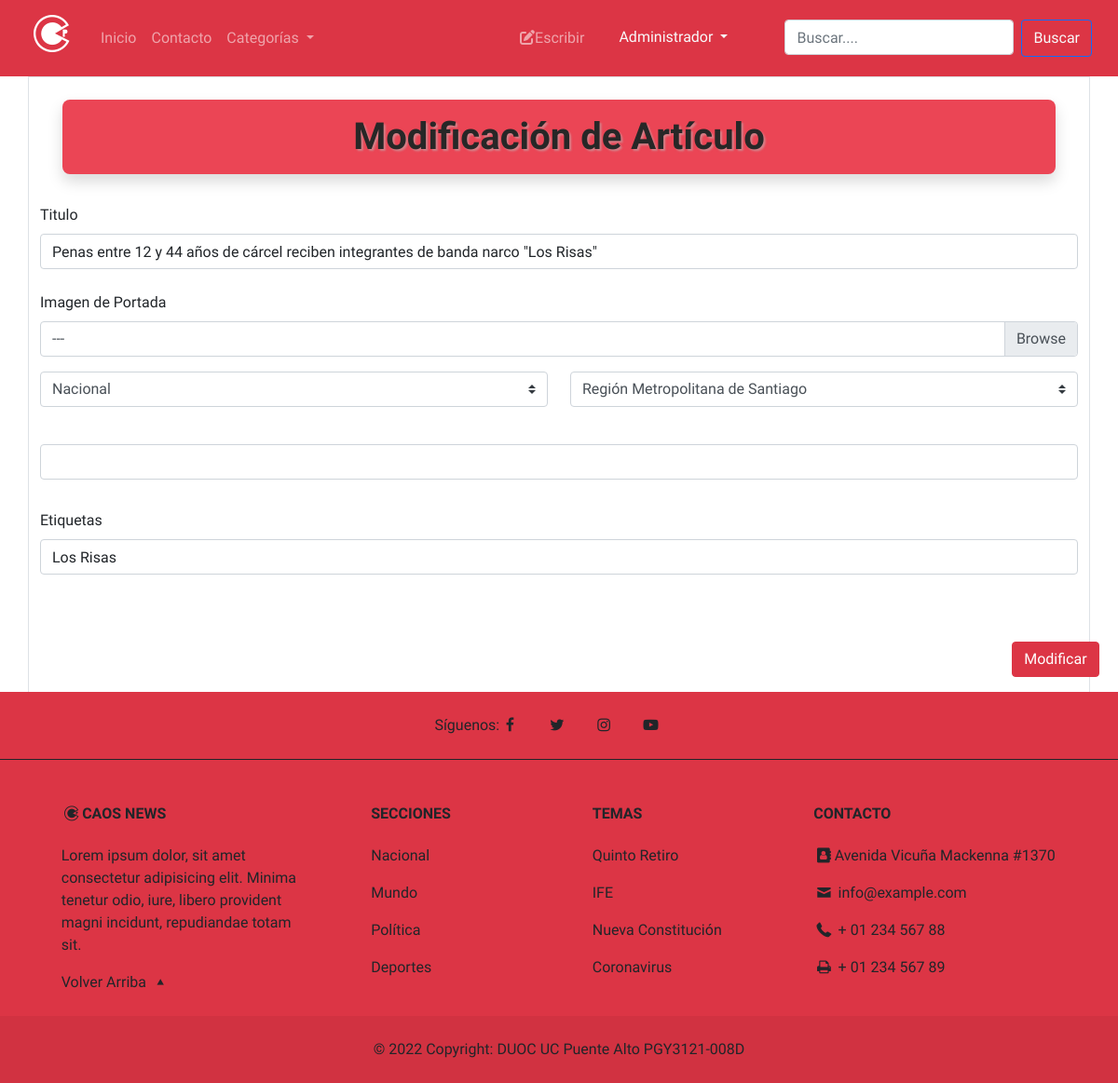
Screenshot of /modificar-noticia/9/ (signed in) with the database file from the repository.
### webcaosnews/models.py (models this page shows, shortened)
class Noticias(models.Model):
    id_noticia = models.AutoField(primary_key=True),
    usuario = models.CharField(max_length=60,default='--')
    autor = models.CharField(max_length=80,default='--')
    titulo = models.CharField(max_length=100)
    portada = models.ImageField(upload_to='fotos/%Y/%m/%d/',null=False,default='fotos/defecto.png')
    categoria = models.ForeignKey(Categoria,on_delete=models.CASCADE)
    ubicacion = models.ForeignKey(Regiones,on_delete=models.CASCADE)
    contenido = tinymce_models.HTMLField(null=False)
    etiquetas = models.CharField(max_length=150)
    fecha = models.DateField(("Fecha"), default=datetime.date.today)
    aprobada = models.BooleanField(default=False)
    comentario = models.TextField(default='--')

### webcaosnews/views.py (the view, shortened to what this page needs)
# urls.py: path('modificar-noticia/<id>/',modificarNoticia,name='modNot'),
@login_required(login_url='/login/')
def modificarNoticia(request, id):
    Noticia = get_object_or_404(Noticias, id = id)
    data = {
        'form' : EscribirForm(instance=Noticia),
    }
    return render(request, "panel/modificarNoticia.html",data)

### webcaosnews/models.py (called while the page is built)
    def __str__(self):
        return self.nombre

    def __str__(self):
        return self.nombre_region

### webcaosnews/templates/panel/modificarNoticia.html (shortened to what this page needs)
{% extends "base.html" %}
{% load static %}
{% block css %}
<link rel="stylesheet" href="{% static 'css/escribir.css' %}">
<link rel="stylesheet" href="https://stackpath.bootstrapcdn.com/bootstrap/4.4.1/css/bootstrap.min.css"
>
{% endblock css%}
{% block contenido %}
{% load crispy_forms_tags %}
<div class="container border border-bottom-0">
    <div class="top p-4">
        <h1 class="text-center titulo-web shadow">Modificación de Artículo</h1>
    </div>
    <form action="" name="formulario" id="formulario" method="post" enctype="multipart/form-data"
        class="needs-validation" novalidate>
        <div class="row justify-content-end" style="margin-bottom: 40px;">
            <div class="form-group">
                <div class="mb-1">
                    {{ form.titulo | as_crispy_field }}
                </div>
                <div class="mb-3 my-4">
                    {{ form.portada | as_crispy_field}}
                </div>
                <div class="row">
                    <div class="col-lg-6 col-md-12">
                        {{ form.categoria | as_crispy_field}}
                    </div>
                    <div class="col-lg-6 col-md-12">
                        {{ form.ubicacion | as_crispy_field}}
                    </div>
                </div>
                <div class="my-4">
                    {{ form.contenido | as_crispy_field}}
                </div>
                <div class="mb-3 pt-2">
                    {{ form.etiquetas | as_crispy_field}}
                </div>
            </div>
        </div>
        <div class="row justify-content-end">
            <div class="col-sm-6 col-md-5 col-lg-1 pb-3">
                <button  id="submit" class="btn btn-danger">Modificar</button>
            </div>
        </div>
    </form>
</div>
{% endblock contenido %}

### webcaosnews/templates/base.html (shortened to what this page needs)
{% load static %}
<!DOCTYPE html>
<html lang="es">
<head>
  {% block css %}
  {% endblock css %}
  <link href="https://cdn.jsdelivr.net/npm/bootstrap@5.1.3/dist/css/bootstrap.min.css" rel="stylesheet"
>
  <link rel="stylesheet" href="{% static 'css/fontello.css' %}">
</head>
<body class="d-flex flex-column min-vh-100">
  <nav class="navbar navbar-expand-lg navbar-dark bg-danger sticky-top">
    <div class="container-fluid">
      <a class="navbar-brand" href="{% url 'indx' %}">
        <h1 class="icon-codiepie"></h1>
      </a>
      <div class="collapse navbar-collapse" id="navbarNavDropdown">
        <ul class="navbar-nav">
          <li class="nav-item">
            <a class="nav-link" aria-current="page" href="{% url 'indx' %}">Inicio</a>
          </li>
          <li class="nav-item">
            <a class="nav-link" href="{% url 'cont' %}">Contacto</a>
          </li>
          <li class="nav-item dropdown">
            <a class="nav-link dropdown-toggle" href="#" id="navbarDropdownMenuLink" role="button"
              data-bs-toggle="dropdown" aria-expanded="false">
              Categorías
            </a>
          </li>
        </ul>
      </div>
      <div class="collapse navbar-collapse justify-content-end" id="navbarNavDropdown">
        <ul class="navbar-nav">
          {% if user.is_authenticated %}
          <li class="nav-item me-3">
            <a class="nav-link" id="escribir" href="{% url 'escr' %}"><i
                class="fa-solid fa-pen-to-square"></i>Escribir</a>
          </li>
          <div class="dropdown me-5">
              <button type="button" class="text-light btn btn-outline-danger dropdown-toggle" role="button" data-bs-toggle="dropdown"
                aria-expanded="false">
                {{user.first_name}}
              </button>
          </div>
          {% else %}
          <li class="nav-item">
            <a class="nav-link" id="iniciarSesion" href="{% url 'login' %}"><i class="icon-user"></i> Iniciar Sesión</a>
          </li>
          {% endif %}
          <form class="d-flex ">
            <input class="form-control me-2" type="search" placeholder="Buscar...." aria-label="Search">
            <button class="btn btn-outline-primary text-light" type="submit">Buscar</button>
          </form>
        </ul>
      </div>
  </nav>
  {% block contenido %}
  {% endblock contenido %}
  <footer class="text-center text-lg-start text-dark bg-danger mt-auto">
    <section class="d-flex justify-content-center justify-content-end p-4 border-bottom border-dark">
      <div class="me- d-none d-lg-block">
        <span>Síguenos:</span>
      </div>
      <div class="iconos">
        <a href="" class="me-4 text-reset icon-facebook">
        </a>
        <a href="" class="me-4 text-reset icon-twitter">
        </a>
        <a href="" class="me-4 text-reset icon-instagram">
        </a>
        <a href="" class="me-4 text-reset icon-youtube-play">
        </a>
      </div>
    </section>
    <section class="">
      <div class="container text-center text-md-start mt-5">
        <div class="row mt-3">
          <div class="col-md-3 col-lg-4 col-xl-3 mx-auto mb-4">
            <h6 class="text-uppercase fw-bold mb-4">
              <i class="icon-codiepie"></i>Caos News
            </h6>
            <p>
              Lorem ipsum dolor, sit amet consectetur adipisicing elit. Minima tenetur odio, iure, libero provident
              magni incidunt, repudiandae totam sit.
            </p>
            <a href="#top" class="text-reset fs-6 fw-light">Volver Arriba <i class="icon-up-dir"></i></a>
          </div>
          <div class="col-md-2 col-lg-2 col-xl-2 mx-auto mb-4">
            <h6 class="text-uppercase fw-bold mb-4">
              Secciones
            </h6>
            <p>
              <a href="{% url 'nac' %}" class="text-reset">Nacional</a>
            </p>
            <p>
              <a href="{% url 'mun' %}" class="text-reset">Mundo</a>
            </p>
            <p>
              <a href="{% url 'pol' %}" class="text-reset">Política</a>
            </p>
            <p>
              <a href="{% url 'dep' %}" class="text-reset">Deportes</a>
            </p>
          </div>
          <div class="col-md-3 col-lg-2 col-xl-2 mx-auto mb-4">
            <h6 class="text-uppercase fw-bold mb-4">
              Temas
            </h6>
            <p>
              <a href="#!" class="text-reset">Quinto Retiro</a>
            </p>
            <p>
              <a href="#!" class="text-reset">IFE</a>
            </p>
            <p>
              <a href="#!" class="text-reset">Nueva Constitución</a>
            </p>
            <p>
              <a href="#!" class="text-reset">Coronavirus</a>
            </p>
          </div>
          <div class="col-md-4 col-lg-3 col-xl-3 mx-auto mb-md-0 mb-4">
            <h6 class="text-uppercase fw-bold mb-4">
              Contacto
            </h6>
            <p><i class="icon-address-book"></i>Avenida Vicuña Mackenna #1370</p>
            <p>
              <i class="icon-mail"></i>
              info@example.com
            </p>
            <p><i class="icon-phone"></i> + 01 234 567 88</p>
            <p><i class="icon-print"></i> + 01 234 567 89</p>
          </div>
        </div>
      </div>
    </section>
    <div class="text-center p-4" style="background-color: rgba(0, 0, 0, 0.05);">
      &copy 2022 Copyright: DUOC UC Puente Alto PGY3121-008D
    </div>
  </footer>
</body>
</html>

### rows the page displays
Noticias: titulo "Penas entre 12 y 44 años de cárcel reciben integrantes de banda narco \"Los Risas\"", portada|as_crispy_field "Imagen de Portada ---", categoria "Nacional", ubicacion "Región Metropolitana de Santiago", etiquetas "Los Risas"

### other values shown
{{ user.first_name }} "Administrador"
